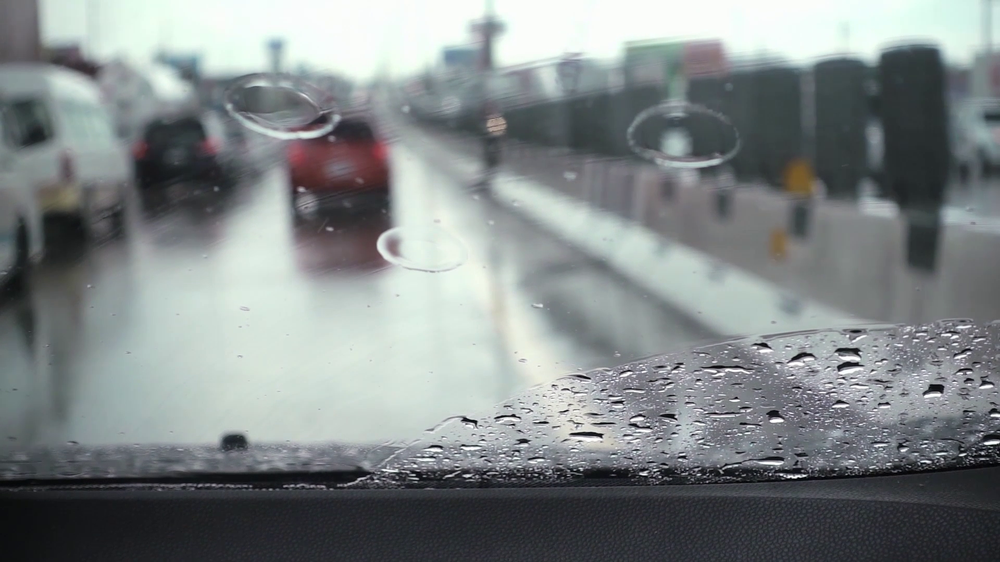
#> input picture shuffled_frames/frame_0001.png, 1000 x 562 px, shrunk from 1920 x 1080 before the run, found by its file name; its folder holds 4 pictures in this run
$ python computeSimilarity_new.py
#> lines starting #> are read from the running program, lines starting #| are printed output that depends on the picture
import cv2
import numpy as np
import os
from concurrent.futures import ProcessPoolExecutor, as_completed
import multiprocessing

def compute_difference_pair(args):
    i, j, img1, img2 = args
    diff = np.sum(np.abs(img1 - img2))  # Compare grayscale
    return (i, j, diff)

def load_images(folder):
#> called with folder = 'D:/Downloads/Tecdia/shuffled_frames'
    files = sorted(os.listdir(folder))
    images = []
    for f in files:
        img = cv2.imread(os.path.join(folder, f), cv2.IMREAD_GRAYSCALE)
#> img: shape (562, 1000); min 0, max 255, mean 132.3
        images.append(img)
    return images, files

if __name__ == "__main__":
    frames_folder = "D:/Downloads/Tecdia/shuffled_frames"
    images, frame_files = load_images(frames_folder)
    num_frames = len(images)
    similarity_matrix = np.zeros((num_frames, num_frames), dtype=np.float32)

    # Prepare all unique pairs (i, j) where i != j
    args = [(i, j, images[i], images[j]) for i in range(num_frames) for j in range(num_frames) if i != j]
    cpu_cores = multiprocessing.cpu_count()

    # Use concurrent.futures for process-based parallelism
    with ProcessPoolExecutor(max_workers=cpu_cores) as executor:
        futures = [executor.submit(compute_difference_pair, pair) for pair in args]
#> in compute_difference_pair, `diff = np.sum(np.abs(img1 - img2))`: diff = 64850714
#> in compute_difference_pair (call 3), `i, j, img1, img2 = args`:
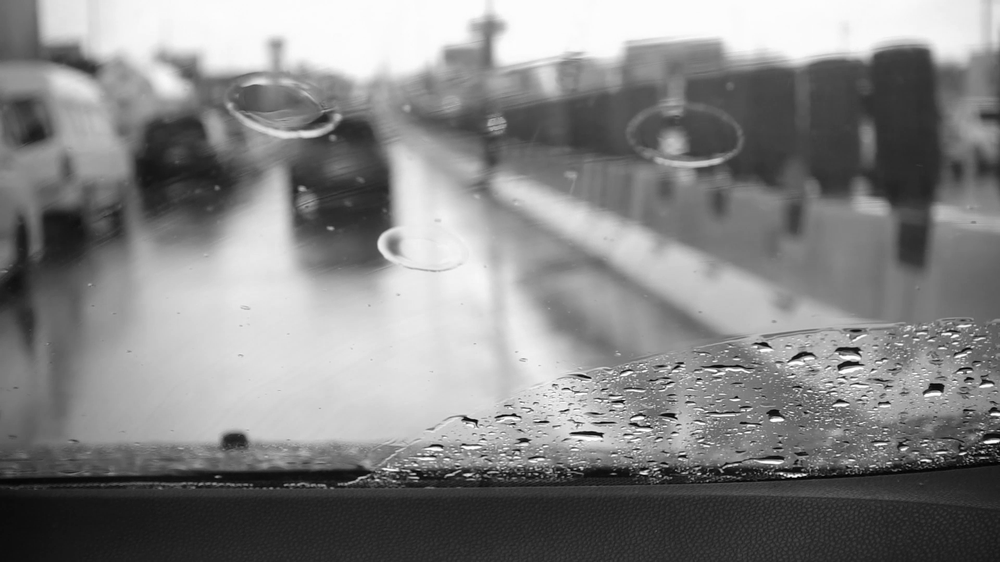
#> img2: shape (562, 1000); min 0, max 255, mean 132.2
#> in compute_difference_pair (call 3), `i, j, img1, img2 = args`: j = 3
#> in compute_difference_pair (call 3), `diff = np.sum(np.abs(img1 - img2))`: diff = 56724209
        for future in as_completed(futures):
            i, j, diff = future.result()
            similarity_matrix[i, j] = diff

    np.savetxt("similarity_matrix_parallel.csv", similarity_matrix, delimiter=",")
    print(f"Similarity matrix ({num_frames}x{num_frames}) computed and saved.")
